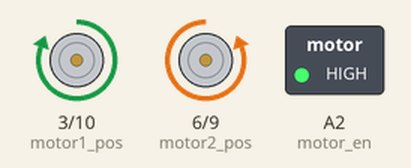
This sketch was run on a simulated Arduino Uno, built with avr-gcc and run on an emulated ATmega328P. Parts: motor-driver pin pairs drawn as motors (green arrow = first pin HIGH = forward, orange = second pin HIGH = backward, longer = more drive), switched loads named in the sketch (green lamp = pin HIGH).

Above: at 0.35 s.
At 1.1 s:
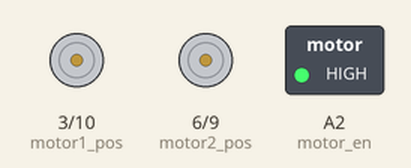
At 1.85 s:
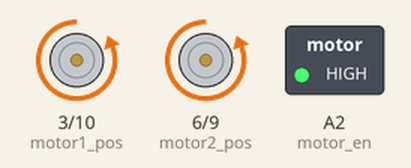
At 2.75 s:
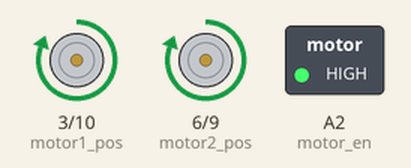
Timing chart, 0 to 3.1 s (numbered marks = the images above):
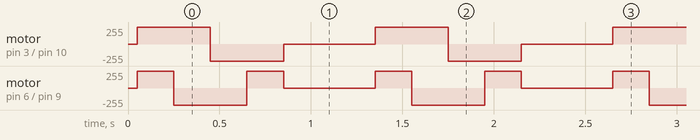

The sketch:

MyRobotWithMotorDriver_L293D.ino
```cpp
/*
The following code demonstrates basic control of the DC motors.
Motor1 is controlled through digital pins 3 and 10.
Motor 2 is controlled through digital pins 6 and 9.
In addition, motor driver could be completely
turned off using analog pin A2.

In the setup() function,
it enables the motor driver by calling setupMotor().

In the main loop, it calls the functions
to move the robot forward, left ,
backward and right in sequence.
In each step, it waits for 200 milliseconds.
 */

 // pins controller motors
#define motor1_pos 3
#define motor1_neg 10
#define motor2_pos 6
#define motor2_neg 9
#define motor_en   A2


void setup()
{
   Serial.begin(57600);
   setupMotor();
}


void loop()
{
    robotForward(200);
    robotLeft(200);
    robotBackward(200);
    robotRight(200);
    robotStop(500);
}

void setupMotor() {
  pinMode(motor1_pos,OUTPUT);
  pinMode(motor1_neg,OUTPUT);
  pinMode(motor2_pos,OUTPUT);
  pinMode(motor2_neg,OUTPUT);
  pinMode(motor_en,OUTPUT);
  enableMotor();
  robotStop(50);
}


//-----------------------------------------------------------------------------------------------------
// motor
//-----------------------------------------------------------------------------------------------------


void enableMotor() {
  //Turn on the motor driver chip : L293D
  digitalWrite(motor_en, HIGH);
}


void disableMotor() {
  //Turn off the motor driver chip : L293D
  digitalWrite(motor_en, LOW);
}


void robotStop(int ms){
  digitalWrite(motor1_pos, LOW);
  digitalWrite(motor1_neg, LOW);
  digitalWrite(motor2_pos, LOW);
  digitalWrite(motor2_neg, LOW);
  delay(ms);
}


void robotForward(int ms){
  digitalWrite(motor1_pos, HIGH);
  digitalWrite(motor1_neg, LOW);
  digitalWrite(motor2_pos, HIGH);
  digitalWrite(motor2_neg, LOW);
  delay(ms);
}


void robotBackward(int ms){
  digitalWrite(motor1_pos, LOW);
  digitalWrite(motor1_neg, HIGH);
  digitalWrite(motor2_pos, LOW);
  digitalWrite(motor2_neg, HIGH);
  delay(ms);
}
void robotRight(int ms){
  digitalWrite(motor1_pos, LOW);
  digitalWrite(motor1_neg, HIGH);
  digitalWrite(motor2_pos, HIGH);
  digitalWrite(motor2_neg, LOW);
  delay(ms);
}


void robotLeft(int ms){
  digitalWrite(motor1_pos, HIGH);
  digitalWrite(motor1_neg, LOW);
  digitalWrite(motor2_pos, LOW);
  digitalWrite(motor2_neg, HIGH);
  delay(ms);
}
```

Measured:
- by itself, motor on pin 3 (motor1_pos) / pin 10 (motor1_neg): repeats every 1.3 s: backward 255/255 0.40 s, stopped 0.50 s, forward 255/255 0.40 s
- by itself, motor on pin 6 (motor2_pos) / pin 9 (motor2_neg): repeats every 1.3 s: backward 255/255 0.40 s, forward 255/255 0.20 s, stopped 0.50 s, forward 255/255 0.20 s
